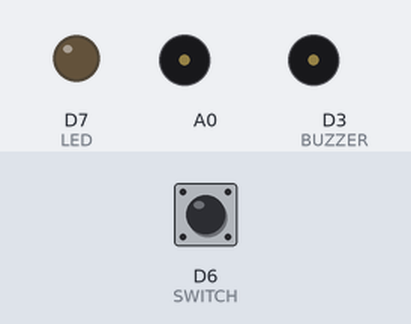
The sketch below on a simulated Arduino Uno R4 WiFi. Shown: output pins drawn as LEDs (lit = HIGH), buzzer (waves = sounding, pin HIGH). The test bench sets the inputs (shaded band); at power-on: D6 (SWITCH) HIGH.

Above: at 1.2 s.
1.3 s: D6 (SWITCH) pulled LOW for 0.15 s
At 1.6 s:
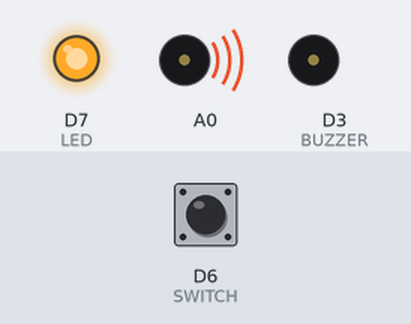
3.8 s: D6 (SWITCH) pulled LOW for 3.2 s
At 8.9 s:
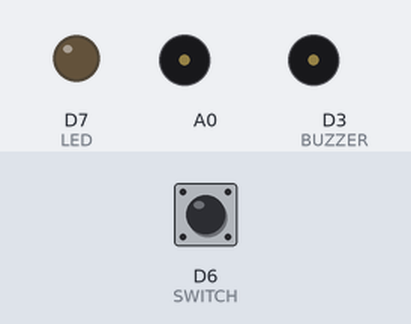
Timing chart, 0 to 10.4 s (numbered marks = the images above; inputs shaded):
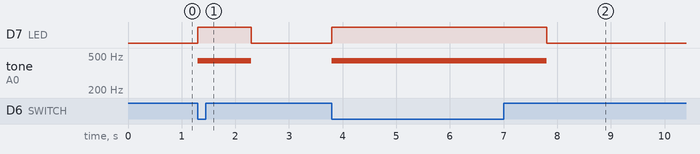

The sketch:

Summerin_soittaminen_DAC.ino
```cpp
#include "analogWave.h"

#define LED     7
#define SWITCH  6
#define BUZZER  3

#define NOTE_A4 440

// Alustetaan DAC käyttöön
analogWave wave(DAC);

void setup() {
  // I/O -alustus
  pinMode(LED, OUTPUT);
  pinMode(SWITCH, INPUT_PULLUP);
  pinMode(BUZZER,OUTPUT);
  // Asetetaan DAC 12-bitin moodiin
  analogWriteResolution(12);
  // Alustetaan siniaaltomuoto
  wave.sine(NOTE_A4);
}

// the loop function runs over and over again forever
void loop()
{
  if(digitalRead(SWITCH)== LOW)
  {
    // kytkintä painettu
    digitalWrite(LED, HIGH);  // led on
    //tone(BUZZER,NOTE_A4,500); // soitetaan saundi
    wave.freq(NOTE_A4); // soitetaan saundi
    delay(1000);
  }
  else
  {
    digitalWrite(LED, LOW);   // led off
    wave.stop();
  }
}
```

Measured:
- after the input at 1.3 s, D7 (LED): LOW → HIGH at once, → LOW 1.0 s later; tone on A0: silent → 440 Hz at once, → silent 1.0 s later
- after the input at 3.8 s, D7 (LED): LOW → HIGH at once, → LOW 4.0 s later; tone on A0: silent → 440 Hz at once, → silent 4.0 s later
